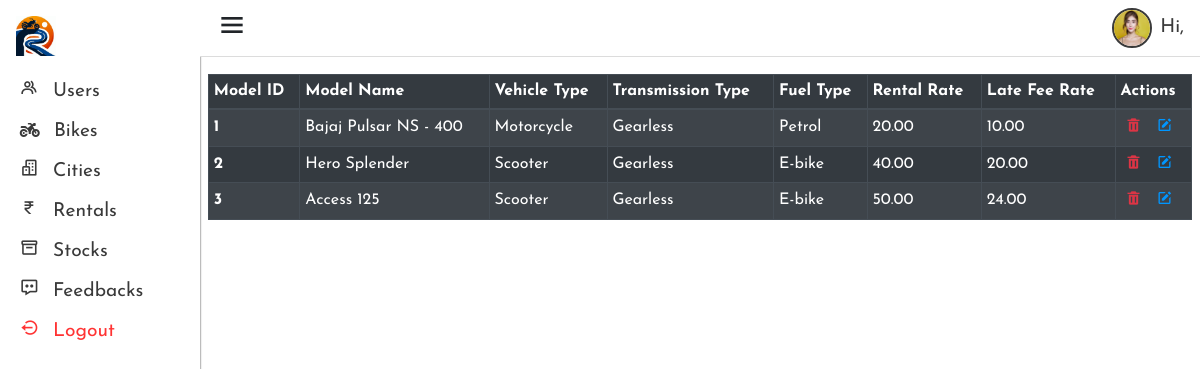
The page /admin/view_bikes.php on the database its author committed.
### tables this page shows
CREATE TABLE `bike_models` (
  `model_id` int(11) NOT NULL,
  `model_name` varchar(50) NOT NULL,
  `bike_img` varchar(100) NOT NULL,
  `vehicle_type` enum('Scooter','Motorcycle') NOT NULL,
  `transmission_type` enum('Gear','Gearless') NOT NULL,
  `fuel_type` enum('Petrol','E-bike','Diesel') NOT NULL,
  `rental_rate` decimal(10,2) NOT NULL,
  `late_fee_rate` decimal(10,2) NOT NULL
);

### admin/retrieve_bikes.php (called while the page is built)
<?php
include '../config.php';
function retrieve_bikes(){
    global $connection;
    $get_bikes_query = "SELECT model_id,model_name,vehicle_type,transmission_type,fuel_type,rental_rate,late_fee_rate FROM bike_models";
    $result = mysqli_query($connection, $get_bikes_query);
    $models = [];
    if($result && mysqli_num_rows($result) > 0){
        while($row = mysqli_fetch_assoc($result)){
            $models[] = $row;
        }
    }
    return $models;
}
?>

### admin/view_bikes.php (the view, shortened to what this page needs)
<?php
include 'includes/header.inc.php';
include 'retrieve_bikes.php';
$bikes = retrieve_bikes();
?>
<div class="container-fluid p-2">
  <table class="table table-dark table-striped table-bordered table-sm table-responsive-lg">
    <thead>
      <tr>
        <th scope="col">Model ID</th>
        <th scope="col">Model Name</th>
        <th scope="col">Vehicle Type</th>
        <th scope="col">Transmission Type</th>
        <th scope="col">Fuel Type</th>
        <th scope="col">Rental Rate</th>
        <th scope="col">Late Fee Rate</th>
        <th scope="col">Actions</th>
      </tr>
    </thead>
    <tbody>
        <?php if (!empty($bikes)): ?>
          <?php foreach ($bikes as $bike):?>
            <tr>
                <th><?php echo $bike['model_id']; ?></th>
                <td><?php echo $bike['model_name']; ?></td>
                <td><?php echo $bike['vehicle_type']; ?></td>
                <td><?php echo $bike['transmission_type']; ?></td>
                <td><?php echo $bike['fuel_type']; ?></td>
                <td><?php echo $bike['rental_rate']; ?></td>
                <td><?php echo $bike['late_fee_rate']; ?></td>
                <td>
                    <form method="POST" action="process_bike_actions.php" >
                      <button type="submit" name="delete" class="btn text-danger p-0 px-1"><i class='bx bxs-trash' onclick="return confirm('Are you sure you want to delete this bike?');"></i></button>
                      <button type="submit" name="edit" class="btn p-0 px-1" style="color: 	#0096FF;"><i class='bx bxs-edit'></i></button>
                    </form>
                </td>
            </tr>
          <?php endforeach; ?>
        <?php else:?>
          <tr>
            <td colspan="10">No users Found!!</td>
          </tr>
        <?php endif; ?>
      </table>
</div>
<?php
include 'includes/footer.inc.php';
?>

### admin/css/header.css (style rules this page uses)
* { margin: 0; padding: 0; box-sizing: border-box; }
body { font-family: "Josefin Sans", sans-serif; }
:root { --clr-brand-blue : rgb(0, 116, 217); --clr-brand-black : rgb(58,58,58); font-size: 16px; }

### rows shown on the page
bike_models: model_id "1", model_name "Bajaj Pulsar NS - 400", vehicle_type "Motorcycle", transmission_type "Gearless", fuel_type "Petrol", rental_rate "20.00", late_fee_rate "10.00"
bike_models: model_id "2", model_name "Hero Splender", vehicle_type "Scooter", transmission_type "Gearless", fuel_type "E-bike", rental_rate "40.00", late_fee_rate "20.00"
bike_models: model_id "3", model_name "Access 125", vehicle_type "Scooter", transmission_type "Gearless", fuel_type "E-bike", rental_rate "50.00", late_fee_rate "24.00"
